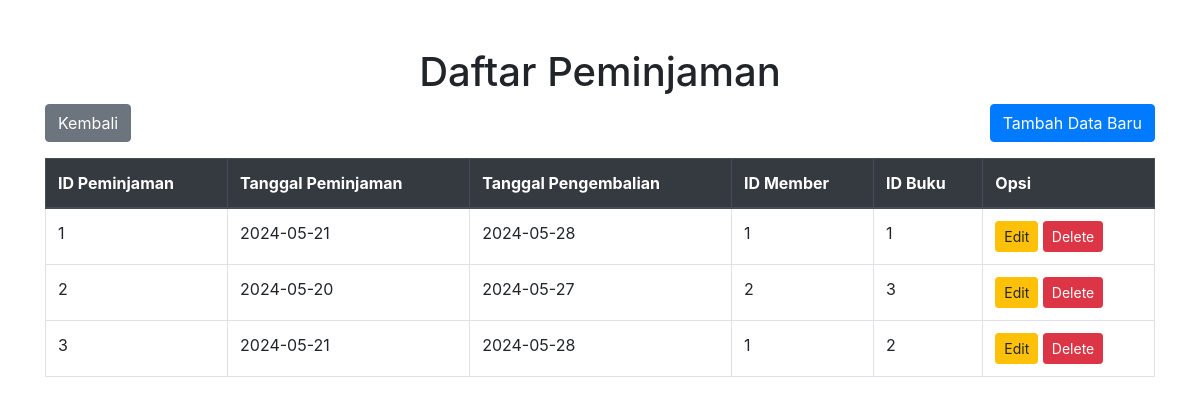
The app's page /Peminjaman.php with its own data.
### tables this page shows
CREATE TABLE `peminjaman` (
  `id_peminjaman` int(11) NOT NULL,
  `tgl_pinjam` date DEFAULT NULL,
  `tgl_kembali` date DEFAULT NULL,
  `id_member` int(11) DEFAULT NULL,
  `id_buku` int(11) DEFAULT NULL
);

### Model.php (called while the page is built, shortened)
<?php
function selectalldata($table) {
    global $conn;
    $query = "SELECT * FROM $table";
    $stmt = $conn->prepare($query);
    $stmt->execute();
    return $stmt;
}

### Peminjaman.php (the view, shortened to what this page needs)
<?php
require "Koneksi.php";
require "Model.php";
?>
<!doctype html>
<html lang="en">
<head>
    <link rel="stylesheet" href="https://stackpath.bootstrapcdn.com/bootstrap/4.3.1/css/bootstrap.min.css">
</head>
<body>
    <div class="container mt-5">
        <h1 class="text-center">Daftar Peminjaman</h1>
        <div class="d-flex justify-content-between mb-3">
            <a href="index.php" class="btn btn-secondary">Kembali</a>
            <a href="FormPeminjaman.php" class="btn btn-primary">Tambah Data Baru</a>
        </div>
        <table class="table table-bordered">
            <thead class="thead-dark">
                <tr>
                    <th>ID Peminjaman</th>
                    <th>Tanggal Peminjaman</th>
                    <th>Tanggal Pengembalian</th>
                    <th>ID Member</th>
                    <th>ID Buku</th>
                    <th>Opsi</th>
                </tr>
            </thead>
            <tbody>
                <?php
                $result = selectalldata("peminjaman");
                while ($row = $result->fetch(PDO::FETCH_ASSOC)) :
                ?>
                    <tr>
                        <td><?php echo $row['id_peminjaman']; ?></td>
                        <td><?php echo $row['tgl_pinjam']; ?></td>
                        <td><?php echo $row['tgl_kembali']; ?></td>
                        <td><?php echo $row['id_member']; ?></td>
                        <td><?php echo $row['id_buku']; ?></td>
                        <td>
                            <a href="FormPeminjaman.php?id_peminjaman=<?php echo $row['id_peminjaman']; ?>" class="btn btn-warning btn-sm">Edit</a>
                            <form method="POST" style="display:inline-block;">
                                <button type="submit" name="delete" class="btn btn-danger btn-sm" onclick="return confirm('Apa Anda yakin ingin menghapus data ini?')">Delete</button>
                            </form>
                        </td>
                    </tr>
                <?php endwhile; ?>
            </tbody>
        </table>
    </div>
</body>
</html>

### records on screen
peminjaman: id_peminjaman "1", tgl_pinjam "2024-05-21", tgl_kembali "2024-05-28", id_member "1", id_buku "1"
peminjaman: id_peminjaman "2", tgl_pinjam "2024-05-20", tgl_kembali "2024-05-27", id_member "2", id_buku "3"
peminjaman: id_peminjaman "3", tgl_pinjam "2024-05-21", tgl_kembali "2024-05-28", id_member "1", id_buku "2"
